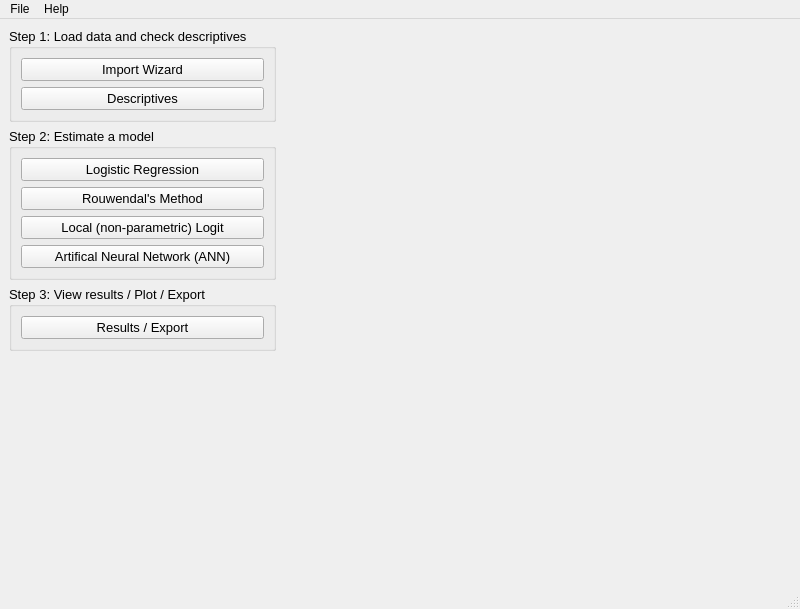
<?xml version="1.0" encoding="UTF-8"?>
<ui version="4.0">
 <class>MainWindow</class>
 <widget class="QMainWindow" name="MainWindow">
  <property name="geometry">
   <rect>
    <x>0</x>
    <y>0</y>
    <width>800</width>
    <height>609</height>
   </rect>
  </property>
  <property name="windowTitle">
   <string>MainWindow</string>
  </property>
  <widget class="QWidget" name="centralwidget">
   <layout class="QHBoxLayout" name="horizontalLayout">
    <item>
     <layout class="QVBoxLayout" name="leftBarLayout">
      <item>
       <widget class="QGroupBox" name="groupBoxStep1">
        <property name="font">
         <font>
          <pointsize>10</pointsize>
         </font>
        </property>
        <property name="title">
         <string>Step 1: Load data and check descriptives</string>
        </property>
        <layout class="QVBoxLayout" name="verticalLayoutStep1">
         <item>
          <widget class="QPushButton" name="btnImportWizard">
           <property name="text">
            <string>Import Wizard</string>
           </property>
          </widget>
         </item>
         <item>
          <widget class="QPushButton" name="btnDescriptives">
           <property name="text">
            <string>Descriptives</string>
           </property>
          </widget>
         </item>
        </layout>
       </widget>
      </item>
      <item>
       <widget class="QGroupBox" name="groupBoxStep2">
        <property name="font">
         <font>
          <pointsize>10</pointsize>
         </font>
        </property>
        <property name="title">
         <string>Step 2: Estimate a model</string>
        </property>
        <layout class="QVBoxLayout" name="verticalLayoutStep3">
         <item>
          <widget class="QPushButton" name="btnLogistic">
           <property name="text">
            <string>Logistic Regression</string>
           </property>
          </widget>
         </item>
         <item>
          <widget class="QPushButton" name="btnRouwendal">
           <property name="text">
            <string>Rouwendal's Method</string>
           </property>
          </widget>
         </item>
         <item>
          <widget class="QPushButton" name="btnLocLogit">
           <property name="text">
            <string>Local (non-parametric) Logit</string>
           </property>
          </widget>
         </item>
         <item>
          <widget class="QPushButton" name="btnANN">
           <property name="text">
            <string>Artifical Neural Network (ANN)</string>
           </property>
          </widget>
         </item>
        </layout>
       </widget>
      </item>
      <item>
       <widget class="QGroupBox" name="groupBoxStep3">
        <property name="font">
         <font>
          <pointsize>10</pointsize>
         </font>
        </property>
        <property name="title">
         <string>Step 3: View results / Plot / Export</string>
        </property>
        <layout class="QVBoxLayout" name="verticalLayoutStep3_2">
         <item>
          <widget class="QPushButton" name="btnResultsExport">
           <property name="text">
            <string>Results / Export</string>
           </property>
          </widget>
         </item>
        </layout>
       </widget>
      </item>
      <item>
       <spacer name="verticalSpacer">
        <property name="orientation">
         <enum>Qt::Vertical</enum>
        </property>
        <property name="sizeHint" stdset="0">
         <size>
          <width>20</width>
          <height>40</height>
         </size>
        </property>
       </spacer>
      </item>
     </layout>
    </item>
    <item>
     <spacer name="horizontalSpacer">
      <property name="orientation">
       <enum>Qt::Horizontal</enum>
      </property>
      <property name="sizeType">
       <enum>QSizePolicy::Expanding</enum>
      </property>
      <property name="sizeHint" stdset="0">
       <size>
        <width>511</width>
        <height>20</height>
       </size>
      </property>
     </spacer>
    </item>
   </layout>
  </widget>
  <widget class="QMenuBar" name="menubar">
   <property name="geometry">
    <rect>
     <x>0</x>
     <y>0</y>
     <width>800</width>
     <height>25</height>
    </rect>
   </property>
   <widget class="QMenu" name="menuFile">
    <property name="title">
     <string>File</string>
    </property>
    <addaction name="actionQuit"/>
   </widget>
   <widget class="QMenu" name="menuHelp">
    <property name="title">
     <string>Help</string>
    </property>
    <addaction name="actionAbout"/>
   </widget>
   <addaction name="menuFile"/>
   <addaction name="menuHelp"/>
  </widget>
  <widget class="QStatusBar" name="statusbar"/>
  <action name="actionQuit">
   <property name="text">
    <string>Quit</string>
   </property>
  </action>
  <action name="actionAbout">
   <property name="text">
    <string>About</string>
   </property>
   <property name="shortcut">
    <string>F1</string>
   </property>
  </action>
 </widget>
 <resources/>
 <connections/>
</ui>
